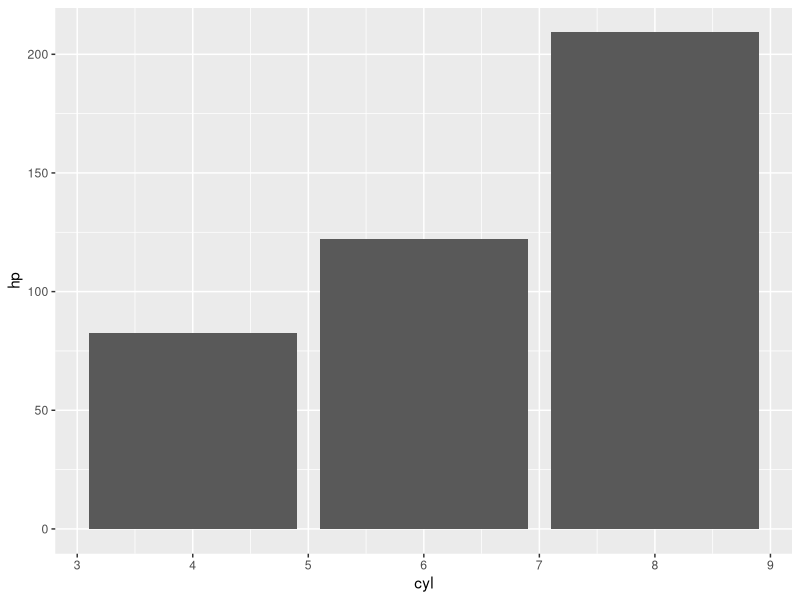

Recreate this plot in R.
## ---- chunk 1
library(tidyverse)
mtcars
## ---- chunk 2
mtcars %>% group_by(cyl) %>% summarise(hp  = mean(hp)) %>% ggplot(aes(x = cyl, y = hp)) + 
  geom_bar(stat = "identity") 
